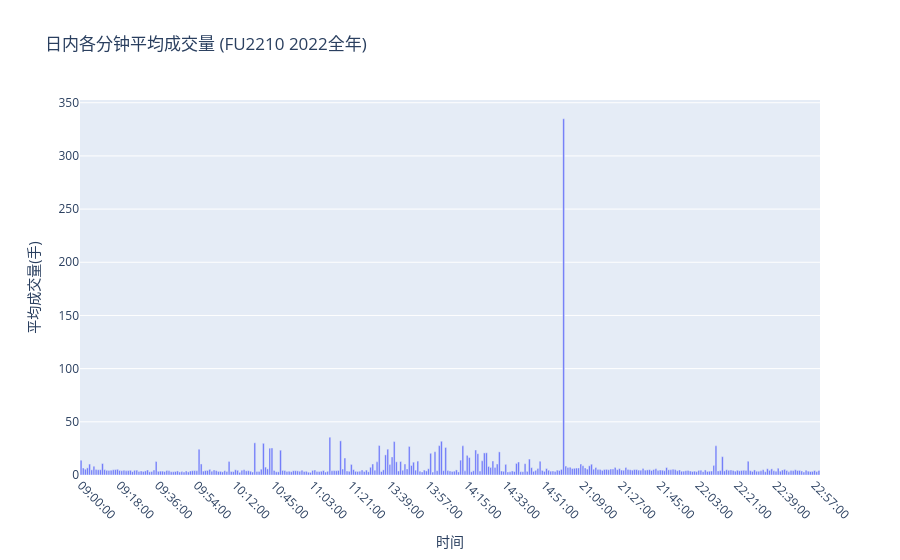

This figure's notebook cell:
### Markdown cell above
## 3. 日内分钟分布

### Code cell
# 每分钟平均成交量（查看交易时段结构）
df['time_of_day'] = df.index.time
intraday_vol = df.groupby('time_of_day')['volume'].mean().reset_index()
intraday_vol['time_str'] = intraday_vol['time_of_day'].astype(str)

fig = px.bar(intraday_vol, x='time_str', y='volume',
             title='日内各分钟平均成交量 (FU2210 2022全年)',
             labels={'time_str': '时间', 'volume': '平均成交量(手)'})
fig.update_xaxes(tickangle=45, nticks=20)
fig.show()

### Figure 1 — Plotly figure (JSON) as saved in the notebook; plotly's stock layout.template omitted (floating-point values rounded to 4 significant figures; data arrays with more than 128 entries replaced by an {"elided": "..."} marker saying what was removed)
{"data": [{"hovertemplate": "时间=%{x}<br>平均成交量(手)=%{y}<extra></extra>", "legendgroup": "", "marker": {"color": "#636efa", "pattern": {"shape": ""}}, "name": "", "orientation": "v", "showlegend": false, "textposition": "auto", "type": "bar", "x": {"elided": "345 str values"}, "xaxis": "x", "y": {"elided": "345 float values"}, "yaxis": "y"}], "layout": {"barmode": "relative", "legend": {"tracegroupgap": 0}, "title": {"text": "日内各分钟平均成交量 (FU2210 2022全年)"}, "xaxis": {"anchor": "y", "domain": [0, 1], "nticks": 20, "tickangle": 45, "title": {"text": "时间"}}, "yaxis": {"anchor": "x", "domain": [0, 1], "title": {"text": "平均成交量(手)"}}}}
